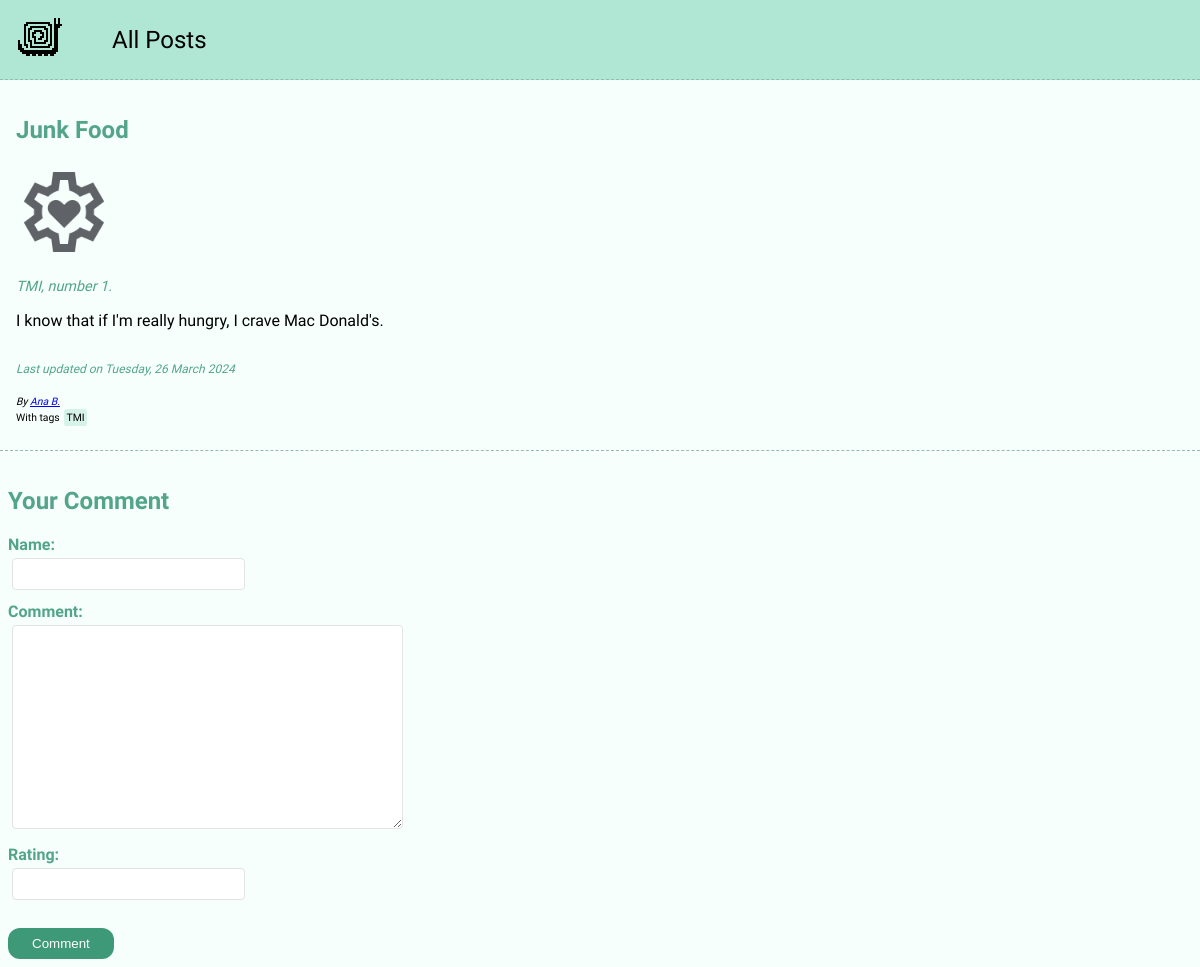
The app's page /posts/junk-food, older data.
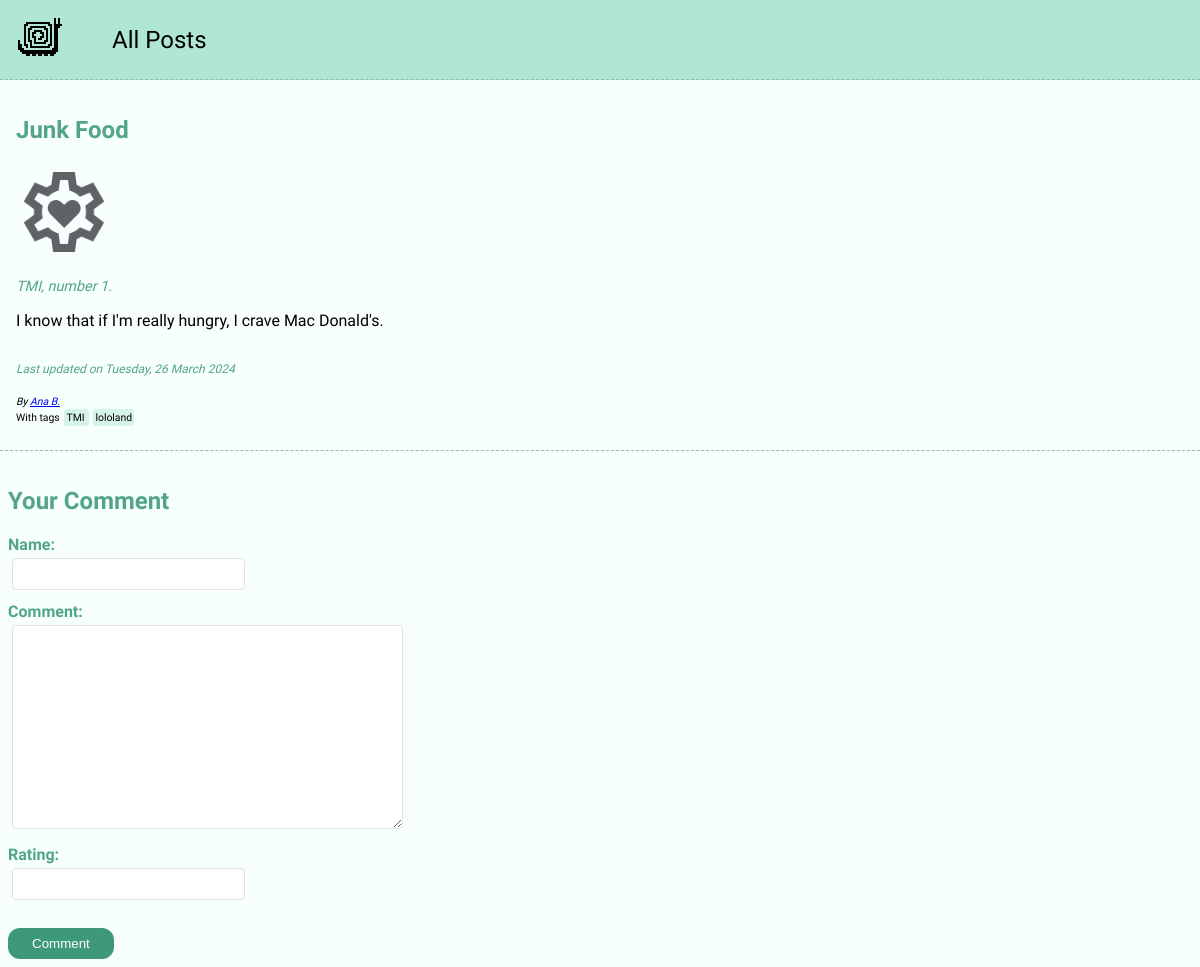
The same page, newer data.
### blog/models.py (models this page shows, shortened)
class Post(models.Model):
    title = models.CharField(max_length=200, blank=False)
    author = models.ForeignKey(Author, on_delete=models.SET_NULL, null=True, related_name="posts")
    date = models.DateField(auto_now=False, blank=False)
    slug = models.SlugField(unique=True)
    image = models.ImageField(upload_to='images', default="default.png")
    excerpt = models.CharField(max_length=500,blank=True)
    content = models.TextField(blank=False)
    tags = models.ManyToManyField(Tag, blank=True)
    def tags_as_list(self):
        return self.tags.all()
    def has_tags(self):
        return len(self.tags_as_list()) > 0

class Author(models.Model):
    first_name = models.CharField(max_length=200, blank=False)
    last_name = models.CharField(max_length=200, blank=False)
    email_address = models.EmailField(blank=True)
    def full_name(self):
        return f"{self.first_name} {self.last_name}"

class Tag(models.Model):
    caption = models.CharField(max_length=100, blank=False)

### blog/views.py (the view, shortened to what this page needs)
# urls.py: path('posts/<slug:slug>', views.PostView.as_view(), name='post')
class PostView(View):
    def get(self, request, slug):
        post = Post.objects.get(slug=slug)
        return render(request, 'blog/post.html', {
            'comment_form': CommentForm(),
            'post': post,
            'post_tags': post.tags.all()
        })

### blog/forms.py
class CommentForm(forms.ModelForm):
    class Meta:
        model = Comment
        fields = ['name', 'content', 'rating']
        labels = {
            'content': 'Comment',
            'name': 'Name',
            'rating': 'Rating'
        }

### blog/templates/blog/post.html (shortened to what this page needs)
{% extends 'base.html' %}
{% load static %}
{% block style_links %}
    <link rel="stylesheet" href="{% static 'blog/styles/index.css' %}" />
{% endblock %}
{% block content %}
    <section class="full-post">
        <h1>{{ post.title }}</h1>
        <img class="post-avatar" src="{{ post.image.url }}" alt="{{ post.title }}"/>
        <p class="excerpt">{{ post.excerpt }}</p>
        <p>{{ post.content }}</p>
        <div class="post-time">Last updated on <time>{{ post.date|date:"l, d F Y" }}</time></div>
        <br>
        <address class="post-preview-address">
            By <a href="mailto:{{ post.author.email_address }}">{{ post.author.full_name }}</a>
        </address>
        {% if post.has_tags %}
            <div class="post-tags">With tags {% for tag in post.tags_as_list %} <span class="tag-span"> {{ tag.caption }} </span> {% endfor %}</div>
        {% endif %}
    </section>
    <hr>
    <section class="comment-section">
        <h2>Your Comment</h2>
        <form action="{% url 'post' post.slug %}" method="POST">
            {% for field in comment_form %}
                <div class="form-control {% if field.errors %}errors{% endif %}">
                    {{ field.label_tag }}
                    {{ field }}
                </div>
            {% endfor %}
            <button>Comment</button>
        </form>
    </section>
{% endblock %}

### templates/base.html (shortened to what this page needs)
{% load static %}
<!DOCTYPE html>
<html lang="en">
<head>
    <link rel="stylesheet" href="{% static 'styles/base.css' %}" />
    <link rel="stylesheet" href="{% static 'styles/header.css' %}" />
    {% block style_links %}{% endblock %}
</head>
<body>
    <header id="main-navigation">
        <h1><a href="{% url 'blog-home' %}"><img id="logo-img" src="{% static 'images/logo.svg' %}" /></a></h1>
        <nav>
            <a href="{% url 'all-posts' %}">All Posts</a>
        </nav>
    </header>
    {% block content %}<h1>Olá</h1>{% endblock %}
</body>
</html>

### static/styles/base.css (style rules this page uses)
* { box-sizing: border-box; }
html { font-family: "Raleway", sans-serif; }
body { margin: 0; background-color: #fff; }
h1, h2, h3 { color: #53a58a; }

### static/styles/header.css (style rules this page uses)
#main-navigation { box-sizing: border-box; background-color: #b0e6d4; height: 5rem; color: #1a5844; border-bottom: 1px dashed #89c0ae; display: flex; align-items: flex-start; gap: 1rem; }
#main-navigation h1 { width: 100%; height: 100%; display: flex; justify-content: flex-start; align-items: center; padding: 0 1rem; width: 4rem; margin: 0; }
#main-navigation nav { width: 100%; height: 100%; display: flex; justify-content: flex-start; align-items: center; padding-left: 1rem; }
#main-navigation nav a { margin-left: 1rem; text-decoration: none; color: #000; font-size: 1.5rem; }
#logo-img { width: 3rem; height: 3rem; }

### blog/static/blog/styles/index.css (style rules this page uses)
body { background-color: #f6fffc; }
hr { border: 0px; border-bottom: 1px dashed #1a58446b; }
.post-time { margin-top: 2rem; font-size: 0.75rem; font-style: italic; color: #53a58a; }
.full-post { padding: 1rem; }
.excerpt { font-style: italic; font-size: 0.9rem; color: #53a58a; }
.post-avatar { width: 6rem; height: 6rem; }
.post-preview-address { font-size: 0.65rem; font-style: bold; }
.post-tags { padding: 0.25em 0; font-size: 0.65rem; }
button { cursor: pointer; padding: 0.5rem 1.5rem; margin-top: 1rem; border-radius: 12px; background-color: #3e9979; color: #fff; border: 0px; }
.form-control { margin-bottom: 0.5rem; }
.form-control input, .form-control textarea { font: inherit; border: #e3e3e3 solid 1px; padding: 0.35rem; border-radius: 0.25rem; margin: 0.25rem; }
.form-control label { font-weight: bold; display: block; color: #53a58a; }
.comment-section { padding: 0.5rem; }
span.tag-span { background-color: #b0e6d477; padding: 0.2em; margin: 0 0.2em; border-radius: 0.3em; }

Row changes from the older to the newer data that the page shows:
added Tag: caption "lololand"
